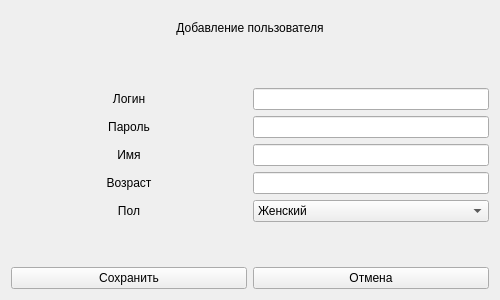
<?xml version="1.0" encoding="UTF-8"?>
<ui version="4.0">
 <class>adduser_window</class>
 <widget class="QWidget" name="adduser_window">
  <property name="geometry">
   <rect>
    <x>0</x>
    <y>0</y>
    <width>500</width>
    <height>300</height>
   </rect>
  </property>
  <property name="windowTitle">
   <string>Form</string>
  </property>
  <layout class="QGridLayout" name="gridLayout">
   <item row="0" column="0" colspan="2">
    <widget class="QLabel" name="label">
     <property name="text">
      <string>Добавление пользователя</string>
     </property>
     <property name="alignment">
      <set>Qt::AlignCenter</set>
     </property>
    </widget>
   </item>
   <item row="2" column="0">
    <widget class="QLabel" name="label_2">
     <property name="minimumSize">
      <size>
       <width>200</width>
       <height>0</height>
      </size>
     </property>
     <property name="text">
      <string>Логин</string>
     </property>
     <property name="alignment">
      <set>Qt::AlignCenter</set>
     </property>
     <property name="margin">
      <number>0</number>
     </property>
    </widget>
   </item>
   <item row="4" column="0">
    <widget class="QLabel" name="label_4">
     <property name="text">
      <string>Имя</string>
     </property>
     <property name="alignment">
      <set>Qt::AlignCenter</set>
     </property>
    </widget>
   </item>
   <item row="3" column="0">
    <widget class="QLabel" name="label_3">
     <property name="text">
      <string>Пароль</string>
     </property>
     <property name="alignment">
      <set>Qt::AlignCenter</set>
     </property>
    </widget>
   </item>
   <item row="6" column="0">
    <widget class="QLabel" name="label_6">
     <property name="text">
      <string>Пол</string>
     </property>
     <property name="alignment">
      <set>Qt::AlignCenter</set>
     </property>
    </widget>
   </item>
   <item row="5" column="0">
    <widget class="QLabel" name="label_5">
     <property name="text">
      <string>Возраст</string>
     </property>
     <property name="alignment">
      <set>Qt::AlignCenter</set>
     </property>
    </widget>
   </item>
   <item row="2" column="1">
    <widget class="QLineEdit" name="login_adduser">
     <property name="sizePolicy">
      <sizepolicy hsizetype="Preferred" vsizetype="Fixed">
       <horstretch>0</horstretch>
       <verstretch>0</verstretch>
      </sizepolicy>
     </property>
    </widget>
   </item>
   <item row="3" column="1">
    <widget class="QLineEdit" name="password_adduser">
     <property name="sizePolicy">
      <sizepolicy hsizetype="Preferred" vsizetype="Fixed">
       <horstretch>0</horstretch>
       <verstretch>0</verstretch>
      </sizepolicy>
     </property>
    </widget>
   </item>
   <item row="5" column="1">
    <widget class="QLineEdit" name="age_adduser">
     <property name="sizePolicy">
      <sizepolicy hsizetype="Preferred" vsizetype="Fixed">
       <horstretch>0</horstretch>
       <verstretch>0</verstretch>
      </sizepolicy>
     </property>
    </widget>
   </item>
   <item row="6" column="1">
    <widget class="QComboBox" name="gender_adduser">
     <item>
      <property name="text">
       <string>Женский</string>
      </property>
     </item>
     <item>
      <property name="text">
       <string>Мужской</string>
      </property>
     </item>
    </widget>
   </item>
   <item row="4" column="1">
    <widget class="QLineEdit" name="name_adduser">
     <property name="sizePolicy">
      <sizepolicy hsizetype="Preferred" vsizetype="Fixed">
       <horstretch>0</horstretch>
       <verstretch>0</verstretch>
      </sizepolicy>
     </property>
    </widget>
   </item>
   <item row="8" column="0">
    <widget class="QPushButton" name="addUser_Button">
     <property name="text">
      <string>Сохранить</string>
     </property>
    </widget>
   </item>
   <item row="8" column="1">
    <widget class="QPushButton" name="cancel_Button">
     <property name="text">
      <string>Отмена</string>
     </property>
    </widget>
   </item>
   <item row="7" column="0" colspan="2">
    <widget class="QLabel" name="freespace2">
     <property name="palette">
      <palette>
       <active>
        <colorrole role="WindowText">
         <brush brushstyle="SolidPattern">
          <color alpha="255">
           <red>255</red>
           <green>0</green>
           <blue>0</blue>
          </color>
         </brush>
        </colorrole>
       </active>
       <inactive>
        <colorrole role="WindowText">
         <brush brushstyle="SolidPattern">
          <color alpha="255">
           <red>255</red>
           <green>0</green>
           <blue>0</blue>
          </color>
         </brush>
        </colorrole>
       </inactive>
       <disabled>
        <colorrole role="WindowText">
         <brush brushstyle="SolidPattern">
          <color alpha="96">
           <red>164</red>
           <green>166</green>
           <blue>168</blue>
          </color>
         </brush>
        </colorrole>
       </disabled>
      </palette>
     </property>
     <property name="font">
      <font>
       <stylestrategy>PreferAntialias</stylestrategy>
      </font>
     </property>
     <property name="text">
      <string/>
     </property>
     <property name="alignment">
      <set>Qt::AlignCenter</set>
     </property>
    </widget>
   </item>
   <item row="1" column="0" colspan="2">
    <widget class="QLabel" name="freespace1">
     <property name="text">
      <string/>
     </property>
    </widget>
   </item>
  </layout>
 </widget>
 <tabstops>
  <tabstop>login_adduser</tabstop>
  <tabstop>password_adduser</tabstop>
  <tabstop>name_adduser</tabstop>
  <tabstop>age_adduser</tabstop>
  <tabstop>gender_adduser</tabstop>
  <tabstop>addUser_Button</tabstop>
  <tabstop>cancel_Button</tabstop>
 </tabstops>
 <resources/>
 <connections/>
</ui>
